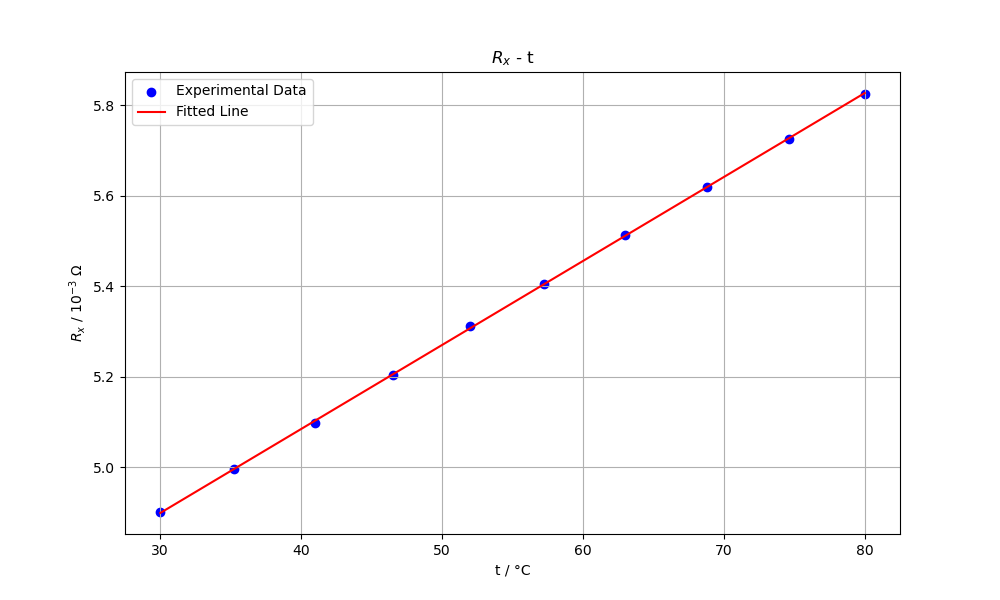

The Python source for this figure:
# ZJU 大学物理实验
t = [30.0, 35.2, 41.0, 46.5, 52.0, 57.2, 63.0, 68.8, 74.6, 80.0]  # t 温度 ℃
R = [
    4.900,
    4.995,
    5.097,
    5.204,
    5.311,
    5.405,
    5.512,
    5.619,
    5.726,
    5.825,
]  # R 电阻 10^{-3} Ω
assert len(t) == len(R) == 10


def alpha(i):
    return (R[i + 5] - R[i]) / (R[i] * t[i + 5] - R[i + 5] * t[i])


alphas = [alpha(i) for i in range(5)]
print(f"α = {alphas}")
print(f"α_avg = {sum(alphas) / len(alphas)}")

import numpy as np
import matplotlib.pyplot as plt

# Linear fitting
coefficients = np.polyfit(t, R, 1)
a, b = coefficients

# Generate points for the fitted line
t_fit = np.linspace(min(t), max(t), 100)
R_fit = a * t_fit + b

# Create the plot
plt.figure(figsize=(10, 6))
plt.scatter(t, R, color="blue", label="Experimental Data")
plt.plot(t_fit, R_fit, color="red", label="Fitted Line")

# Customize the plot
plt.xlabel("t / °C")
plt.ylabel("$R_x$ / $10^{-3}$ Ω")
plt.title("$R_x$ - t")
plt.grid(True)
plt.legend()

# Print the fitted equation
print(f"Fitted equation: R = {a:.5f}t + {b:.5f} $(10^{-3}$ Ω)")

plt.savefig("13_doubleBridge.png")
